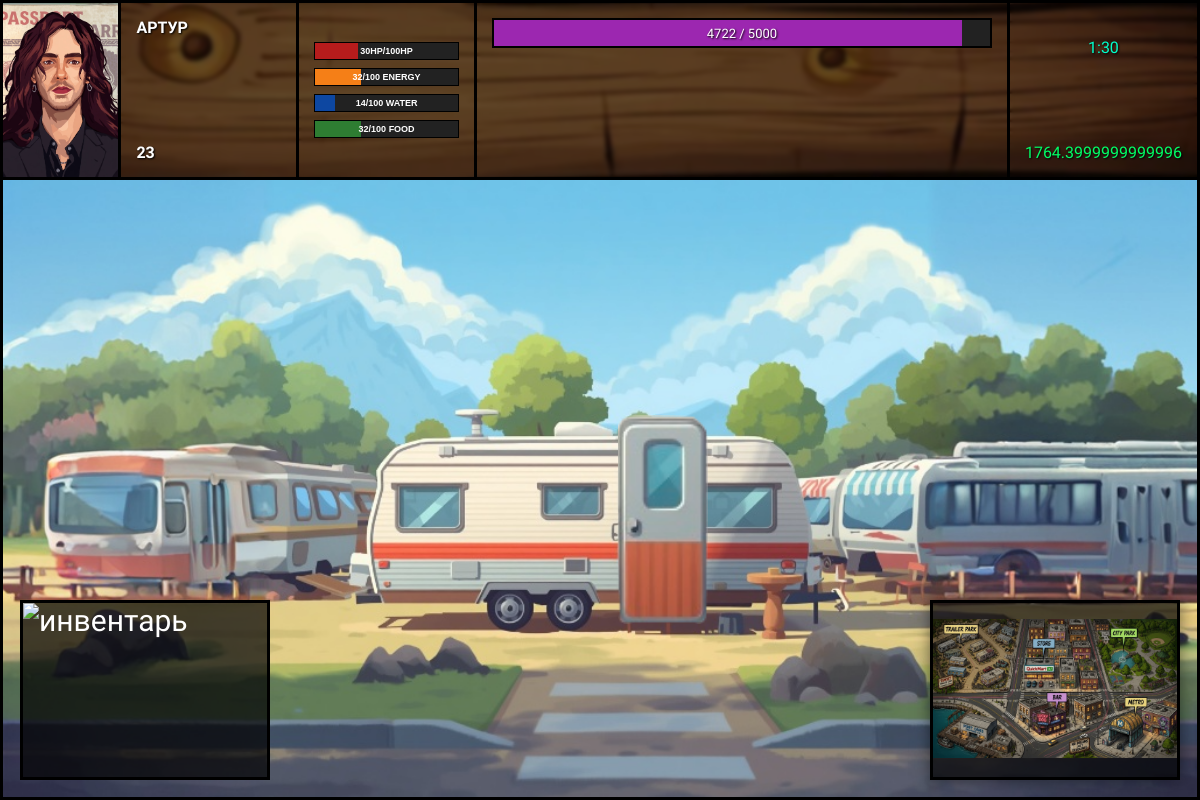
Screenshot of /main (signed in) with the database file from the repository.
### models.py (models this page shows)
class BaseModel(Model):
    class Meta:
        database = db

class Avatars(BaseModel):
    name = CharField()
    link = CharField()

class Player(BaseModel):
    avatar = ForeignKeyField(Avatars, backref="players")
    login = CharField(unique=True)
    password = CharField()
    hp = IntegerField(default=100)
    energy = IntegerField(default=100)
    max_hp = IntegerField(default=100)
    max_energy = IntegerField(default=100)
    charisma = IntegerField(default=0)
    charisma_bonus = IntegerField(default=0)
    money = FloatField(default=0)
    glory = IntegerField(default=0)
    xp = IntegerField(default=0)
    xp_bonus = FloatField(default=1)
    age = IntegerField()
    name = CharField()
    location = ForeignKeyField(Locations, backref="players", null = True)
    job = ForeignKeyField(Jobs, backref="players", null=True)
    satiety = IntegerField(default=100)
    max_satiety = IntegerField(default=100)
    hydration = IntegerField(default=100)
    max_hydration = IntegerField(default=100)
    time = IntegerField(default=0)
    days = IntegerField(default=0)

### main.py (the view)
@app.route("/main")
def main():
    player = Player.get_or_none(Player.login == session.get("login"))
    avatar = Avatars.get_or_none(Avatars.id == player.avatar)
    hours = player.time // 60
    minutes = player.time % 60
    player.job = None
    player.location = 1
    player.save()
    return render_template("main.html", player=player, hours=hours, minutes=minutes, avatar=avatar)

### templates/main.html (shortened to what this page needs)
<!DOCTYPE html>
<html lang="ru">
<head>
    <link rel="stylesheet" href="../static/css/main.css">
</head>
<body>
    <header class="hud-header">
        <div class="hud-block avatar-block">
            <img src="{{avatar.link}}" alt="Аватарка">
        </div>
        <div class="hud-block info-block">
            <div class="NameDiv">{{player.name}}</div>
            <div class="AgeDiv">{{player.age}}</div>
        </div>
        <div class="hud-block stats-text-block">
            <div class="stats">
                <div class="stat-row hp">
                    <div class="bar"><div id="hp-fill" class="fill"></div></div>
                    <span>{{player.hp}}HP/{{player.max_hp}}HP</span>
                </div>
                <div class="stat-row energy">
                    <div class="bar"><div id="energy-fill" class="fill"></div></div>
                    <span>{{player.energy}}/{{player.max_energy}} ENERGY</span>
                </div>
                <div class="stat-row hydration">
                    <div class="bar"><div id="water-fill" class="fill"></div></div>
                    <span>{{player.hydration}}/{{player.max_hydration}} WATER</span>
                </div>
                <div class="stat-row satiety">
                    <div class="bar"><div id="food-fill" class="fill"></div></div>
                    <span>{{player.satiety}}/{{player.max_satiety}} FOOD</span>
                </div>
            </div>
        </div>
        <div class="hud-block main-bars-block">
            <div class="XP-NextLvl">
                <div class="xp-bar">
                    <div id="xp-fill" class="AvailableEx"></div>
                    <div class="xp-text">
                        <span id="current-xp">{{player.xp}}</span> / <span id="max-xp">5000</span>
                    </div>
                </div>
            </div>
        </div>
        <div class="hud-block finance-block">
            <div class="TimeDiv">
        <span class="HourDiv">{{hours}}</span>:<span class="MinuteDiv">{{minutes}}</span>
            </div>
            <div class="money-label">{{player.money}}</div>
        </div>
        <div class="map-block">
            <div class="map-placeholder">
                <a href="/map">
                <img src="../static/img/background-map.jpg" alt="карта">
                </a>
            </div>
        </div>
        <div class="inventory-block" id="inventory-trigger">
            <div class="inventory-placeholder">
                <img src="../static/img/inventory-icon.jpg" alt="инвентарь">
            </div>
        </div>
    </header>
    <main class="main-content" >
        <div class="trailer-door">
            <a href="/inside_trailer">
            <img src="/static/img/location-items/trailer-day-door.png">
            </a>
        </div>
    </main>
</body>
</html>

### static/css/main.css (style rules this page uses)
* { box-sizing: border-box; margin: 0; padding: 0; }
body { font-family: "Underdog", serif; font-size: 30px; background-color: #121212; color: #ffffff; }
.hud-header { display: flex; width: 100%; height: 180px; border: 3px solid #000000; background-image: url('../img/bk4.png'); background-size: cover; background-position: center; background-repeat: no-repeat; }
.hud-block { border-right: 3px solid #000000; height: 100%; padding: 15px; display: flex; flex-direction: column; justify-content: flex-start; background-color: rgba(0, 0, 0, 0.55); backdrop-filter: blur(2px); }
.finance-block { border-right: none; flex-grow: 1; justify-content: space-between; align-items: flex-end; }
.avatar-block { width: 10%; padding: 0; overflow: hidden; display: flex; justify-content: center; align-items: center; background-color: transparent; }
.info-block { width: 15%; justify-content: space-between; }
.stats-text-block { width: 15%; gap: 8px; }
.main-bars-block { width: 45%; gap: 12px; }
.avatar-block img { width: 100%; height: 100%; object-fit: cover; display: block; }
.NameDiv, .AgeDiv { font-size: 16px; font-weight: bold; text-transform: uppercase; text-shadow: 1px 1px 2px #000000; }
.stats-text-block { width: 15%; display: flex; flex-direction: column; justify-content: center; padding: 10px 15px; }
.stats { display: flex; flex-direction: column; gap: 8px; width: 100%; }
.stat-row { position: relative; width: 100%; height: 18px; }
.stat-row .bar { width: 100%; height: 100%; border: 1px solid #000000; background-color: #222222; position: absolute; top: 0; left: 0; overflow: hidden; z-index: 1; }
.stat-row .fill { height: 100%; position: absolute; left: 0; top: 0; width: 50%; transition: width 0.3s ease; }
.stat-row.hp .fill { background-color: #b71c1c; }
.stat-row.energy .fill { background-color: #f57f17; }
.stat-row.hydration .fill { background-color: #0d47a1; }
.stat-row.satiety .fill { background-color: #2e7d32; }
.stat-row span { position: absolute; top: 50%; left: 50%; transform: translate(-50%, -50%); z-index: 2; font-family: Arial, sans-serif; font-size: 9px; font-weight: bold; color: #ffffff; text-transform: uppercase; white-space: nowrap; }
.XP-NextLvl { width: 100%; }
.xp-bar { position: relative; width: 100%; height: 30px; border: 2px solid #000000; background-color: #222222; overflow: hidden; display: flex; align-items: center; justify-content: center; }
.AvailableEx { position: absolute; left: 0; top: 0; height: 100%; width: 35%; background-color: #9c27b0; transition: width 0.3s ease; z-index: 1; }
.xp-text { position: relative; z-index: 2; font-size: 13px; color: #ffffff; text-transform: uppercase; text-shadow: 1px 1px 2px #000000; }
.TimeDiv { align-self: center; margin-top: 20px; font-size: 16px; color: #00ffcc; text-shadow: 1px 1px 2px #000000; text-transform: uppercase; }
.HourDiv, .MinuteDiv { display: inline-block; }
.money-label { font-size: 16px; color: #00ff66; text-shadow: 1px 1px 2px #000000; }
.map-block { position: absolute; bottom: 20px; right: 20px; width: 305px; height: 183px; border: 3px solid #000000; background-color: rgba(0, 0, 0, 0.7); display: flex; justify-content: center; align-items: center; box-shadow: 0 0 15px rgba(0, 0, 0, 0.5); z-index: 10; }
.map-placeholder { color: #00ffcc; font-size: 14px; text-transform: uppercase; text-shadow: 1px 1px 2px #000000; }
.map-placeholder img { width: 100%; height: 100%; }
.inventory-block { position: absolute; bottom: 20px; left: 20px; width: 250px; height: 180px; border: 3px solid #000000; background-color: rgba(0, 0, 0, 0.7); z-index: 10; cursor: pointer; }
.inventory-block img { width: 100%; height: 100%; object-fit: cover; }
.main-content { width: 100%; min-height: calc(100vh - 180px); border: 3px solid #000000; border-top: none; position: relative; background-image: url('../img/location-img/background_trailer_day.png'); background-size: cover; background-position: center; background-repeat: no-repeat; }
.map-block { position: absolute; bottom: 20px; right: 20px; width: 250px; height: 180px; border: 3px solid #000000; background-color: rgba(0, 0, 0, 0.7); display: flex; justify-content: center; align-items: center; box-shadow: 0 0 15px rgba(0, 0, 0, 0.5); }
.trailer-door { position: absolute; bottom: 28%; left: 51.5%; width: 90px; height: auto; z-index: 10; }
.trailer-door img { width: 100%; height: auto; display: block; cursor: pointer; transition: transform 0.2s ease, filter 0.2s ease; }

### rows the page displays
Avatars: link (picture)
Player: name "АРТУР", age "23", hp "30", max_hp "100", energy "32", max_energy "100", hydration "14", max_hydration "100", satiety "32", max_satiety "100", xp "4722", money "1764.3999999999996"

### other values shown
{{ hours }} "1"
{{ minutes }} "30"
